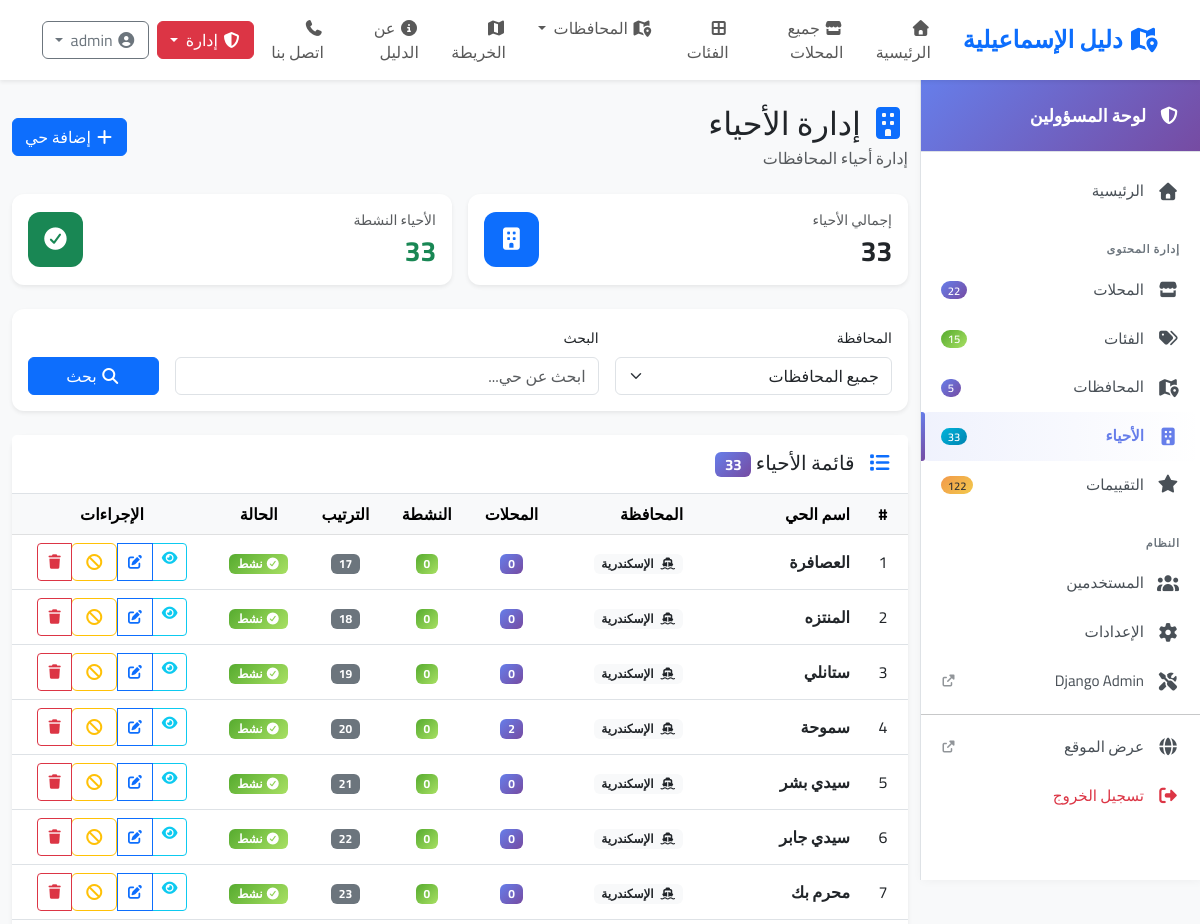
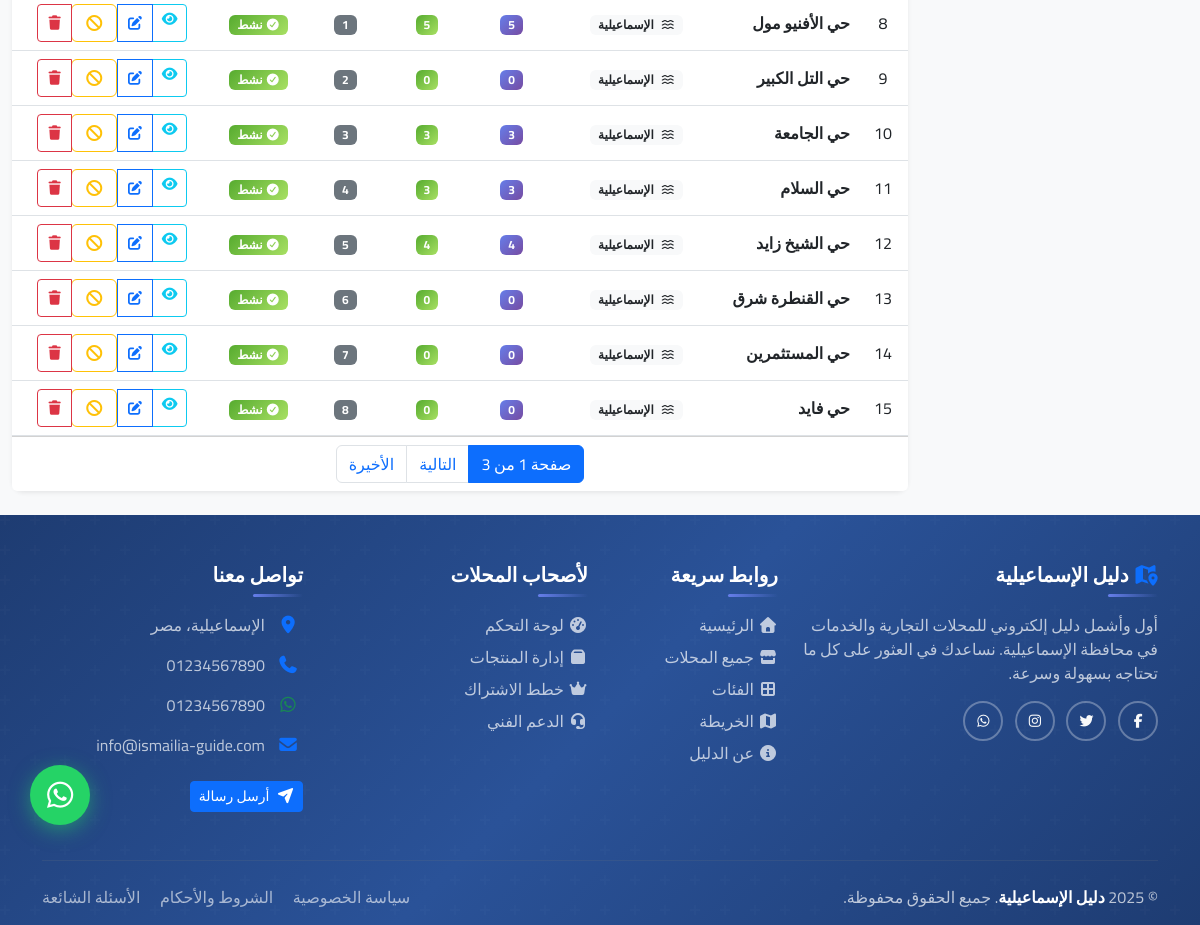
Page /accounts/admin/districts/ (signed in) on the committed database (2 pictures, top to bottom).
### directory/models.py (models this page shows, shortened)
class District(models.Model):
    governorate = models.ForeignKey(
        'Governorate',
        on_delete=models.CASCADE,
        related_name='districts',
        related_query_name='district',
        verbose_name='المحافظة'
    )
    name = models.CharField(
        max_length=100,
        verbose_name='اسم الحي',
        db_index=True
    )
    slug = models.SlugField(
        max_length=100,
        unique=True,
        blank=True,
        allow_unicode=True,
        verbose_name='الرابط'
    )
    description = models.TextField(
        blank=True,
        verbose_name='الوصف',
        help_text='وصف تفصيلي للحي (اختياري)'
    )
    is_active = models.BooleanField(
        default=True,
        verbose_name='نشط'
    )
    order = models.IntegerField(
        default=0,
        verbose_name='الترتيب'
    )
    created_at = models.DateTimeField(
        auto_now_add=True,
        verbose_name='تاريخ الإنشاء'
    )
    updated_at = models.DateTimeField(
        auto_now=True,
        verbose_name='تاريخ التحديث'
    )
    class Meta:
        verbose_name = 'حي'
        verbose_name_plural = 'الأحياء'
        ordering = ['governorate__order', 'governorate__name', 'order', 'name']
        indexes = [
            models.Index(fields=['slug']),
            models.Index(fields=['governorate', 'is_active']),
            models.Index(fields=['is_active', 'order']),
        ]
        unique_together = [['governorate', 'name']]  # منع تكرار اسم الحي في نفس المحافظة

class Governorate(models.Model):
    name = models.CharField(
        max_length=100,
        unique=True,
        verbose_name='اسم المحافظة',
        help_text='مثال: الإسماعيلية، الشرقية، بورسعيد',
        db_index=True
    )
    slug = models.SlugField(
        max_length=100,
        unique=True,
        blank=True,
        allow_unicode=True,
        verbose_name='الرابط'
    )
    description = models.TextField(
        blank=True,
        verbose_name='الوصف',
        help_text='معلومات عن المحافظة (اختياري)'
    )
    icon = models.CharField(
        max_length=50,
        blank=True,
        default='fas fa-city',
        verbose_name='أيقونة Font Awesome',
        help_text='مثال: fas fa-city'
    )
    image = models.ImageField(
        upload_to='governorates/%Y/%m/',
        blank=True,
        null=True,
        verbose_name='صورة المحافظة',
        help_text='صورة تمثيلية للمحافظة (اختياري)'
    )
    is_active = models.BooleanField(
        default=True,
        verbose_name='نشط',
        help_text='إلغاء التفعيل يخفي المحافظة من الموقع'
    )
    order = models.IntegerField(
        default=0,
        verbose_name='الترتيب',
        help_text='رقم أصغر = يظهر أولاً'
    )
    created_at = models.DateTimeField(
        auto_now_add=True,
        verbose_name='تاريخ الإنشاء'
    )
    updated_at = models.DateTimeField(
        auto_now=True,
        verbose_name='تاريخ التحديث'
    )
    class Meta:
        verbose_name = 'محافظة'
        verbose_name_plural = 'المحافظات'
        ordering = ['order', 'name']
        indexes = [
            models.Index(fields=['slug']),
            models.Index(fields=['is_active', 'order']),
        ]

### accounts/views/admin_views.py (the view, shortened to what this page needs)
# urls.py: path('admin/districts/', views.manage_districts, name='manage_districts'),
@login_required
@user_passes_test(is_staff_or_superuser)
def manage_districts(request):
    from directory.models import Business
    governorate_filter = request.GET.get('governorate', '')
    search_query = request.GET.get('search', '')
    districts = District.objects.select_related('governorate').annotate(
        business_count=Count('business', distinct=True),
        active_business_count=Count(
            'business',
            filter=Q(business__is_active=True, business__is_verified=True),
            distinct=True
        )
    ).order_by('governorate__name', 'order', 'name')
    if governorate_filter:
        districts = districts.filter(governorate_id=governorate_filter)
    if search_query:
        districts = districts.filter(
            Q(name__icontains=search_query) |
            Q(governorate__name__icontains=search_query)
        )
    paginator = Paginator(districts, 15)
    page_number = request.GET.get('page')
    districts_page = paginator.get_page(page_number)
    governorates = Governorate.objects.filter(is_active=True).order_by('order', 'name')
    total_districts = District.objects.count()
    active_districts = District.objects.filter(is_active=True).count()
    context = {
        'districts': districts_page,
        'governorates': governorates,
        'total_districts': total_districts,
        'active_districts': active_districts,
        'current_governorate': governorate_filter,
        'search_query': search_query,
    }
    return render(request, 'accounts/manage_districts.html', context)

### templates/accounts/manage_districts.html (shortened to what this page needs)
{% extends 'base.html' %}
{% load static %}
{% block content %}
<div class="dashboard-wrapper">
    {% include 'includes/admin_sidebar.html' %}
    <div class="dashboard-content">
        <div class="container-fluid py-4">
            <div class="d-flex justify-content-between align-items-center mb-4">
                <div>
                    <h2 class="mb-1">
                        <i class="fas fa-building text-primary"></i>
                        إدارة الأحياء
                    </h2>
                    <p class="text-muted mb-0">إدارة أحياء المحافظات</p>
                </div>
                <button class="btn btn-primary" data-bs-toggle="modal" data-bs-target="#addDistrictModal">
                    <i class="fas fa-plus"></i> إضافة حي
                </button>
            </div>
            <div class="row g-3 mb-4">
                <div class="col-lg-6 col-md-6">
                    <div class="card stat-card shadow-sm h-100">
                        <div class="card-body">
                            <div class="d-flex justify-content-between align-items-center">
                                <div>
                                    <p class="text-muted mb-1 small">إجمالي الأحياء</p>
                                    <h3 class="mb-0 fw-bold">{{ total_districts }}</h3>
                                </div>
                                <div class="stat-icon bg-primary">
                                    <i class="fas fa-building"></i>
                                </div>
                            </div>
                        </div>
                    </div>
                </div>
                <div class="col-lg-6 col-md-6">
                    <div class="card stat-card shadow-sm h-100">
                        <div class="card-body">
                            <div class="d-flex justify-content-between align-items-center">
                                <div>
                                    <p class="text-muted mb-1 small">الأحياء النشطة</p>
                                    <h3 class="mb-0 fw-bold text-success">{{ active_districts }}</h3>
                                </div>
                                <div class="stat-icon bg-success">
                                    <i class="fas fa-check-circle"></i>
                                </div>
                            </div>
                        </div>
                    </div>
                </div>
            </div>
            <div class="card shadow-sm border-0 mb-4">
                <div class="card-body">
                    <form method="get" class="row g-3">
                        <div class="col-md-4">
                            <label class="form-label small">المحافظة</label>
                            <select name="governorate" class="form-select" onchange="this.form.submit()">
                                <option value="">جميع المحافظات</option>
                            </select>
                        </div>
                        <div class="col-md-6">
                            <label class="form-label small">البحث</label>
                            <input type="text" name="search" class="form-control" placeholder="ابحث عن حي..." value="{{ search_query }}">
                        </div>
                        <div class="col-md-2 d-flex align-items-end">
                            <button type="submit" class="btn btn-primary w-100">
                                <i class="fas fa-search"></i> بحث
                            </button>
                        </div>
                    </form>
                </div>
            </div>
            <div class="card shadow-sm border-0">
                <div class="card-header bg-white border-bottom py-3">
                    <h5 class="mb-0">
                        <i class="fas fa-list text-primary me-2"></i>
                        قائمة الأحياء <span class="badge bg-primary">{{ districts.paginator.count }}</span>
                    </h5>
                </div>
                <div class="card-body p-0">
                    <div class="table-responsive">
                        <table class="table table-hover align-middle mb-0">
                            <thead class="table-light">
                                <tr>
                                    <th width="50" class="text-center">#</th>
                                    <th>اسم الحي</th>
                                    <th>المحافظة</th>
                                    <th class="text-center">المحلات</th>
                                    <th class="text-center">النشطة</th>
                                    <th class="text-center">الترتيب</th>
                                    <th class="text-center">الحالة</th>
                                    <th class="text-center" width="200">الإجراءات</th>
                                </tr>
                            </thead>
                            <tbody>
                                {% for district in districts %}
                                <tr>
                                    <td class="text-center">{{ forloop.counter }}</td>
                                    <td>
                                        <strong>{{ district.name }}</strong>
                                    </td>
                                    <td>
                                        <span class="badge bg-light text-dark">
                                            <i class="{{ district.governorate.icon|default:'fas fa-city' }} me-1"></i>
                                            {{ district.governorate.name }}
                                        </span>
                                    </td>
                                    <td class="text-center">
                                        <span class="badge bg-primary">{{ district.business_count }}</span>
                                    </td>
                                    <td class="text-center">
                                        <span class="badge bg-success">{{ district.active_business_count }}</span>
                                    </td>
                                    <td class="text-center">
                                        <span class="badge bg-secondary">{{ district.order }}</span>
                                    </td>
                                    <td class="text-center">
                                        {% if district.is_active %}
                                        <span class="badge bg-success">
                                            <i class="fas fa-check-circle"></i> نشط
                                        </span>
                                        {% else %}
                                        <span class="badge bg-danger">
                                            <i class="fas fa-times-circle"></i> معطل
                                        </span>
                                        {% endif %}
                                    </td>
                                        <td class="text-center">
                                            <div class="btn-group btn-group-sm" role="group">
                                                <a href="{% url 'district_detail' district.slug %}"
                                                class="btn btn-outline-info"
                                                target="_blank"
                                                data-bs-toggle="tooltip"
                                                title="عرض التفاصيل">
                                                    <i class="fas fa-eye"></i>
                                                </a>
                                                <button class="btn btn-outline-primary"
                                                        onclick="editDistrict(
                                                            {{ district.id }},
                                                            {{ district.governorate.id }},
                                                            '{{ district.name|escapejs }}',
                                                            '{{ district.description|default:''|escapejs }}',
                                                            {{ district.order|default:0 }},
                                                            {{ district.is_active|yesno:'true,false' }}
                                                        )"
                                                        data-bs-toggle="tooltip"
                                                        title="تعديل">
                                                    <i class="fas fa-edit"></i>
                                                </button>
                                                <form method="post" class="d-inline" style="margin: 0;" onsubmit="return confirmToggle('{{ district.name|escapejs }}', {{ district.is_active|yesno:'true,false' }})">
                                                    <button type="submit"
                                                            class="btn btn-outline-{% if district.is_active %}warning{% else %}success{% endif %}"
                                                            data-bs-toggle="tooltip"
                                                            title="{% if district.is_active %}إلغاء التفعيل{% else %}تفعيل{% endif %}">
                                                        <i class="fas fa-{% if district.is_active %}ban{% else %}check{% endif %}"></i>
                                                    </button>
                                                </form>
                                                <button class="btn btn-outline-danger"
                                                        onclick="deleteDistrict({{ district.id }}, '{{ district.name|escapejs }}', {{ district.business_count }})"
                                                        data-bs-toggle="tooltip"
                                                        title="حذف">
                                                    <i class="fas fa-trash"></i>
                                                </button>
                                            </div>
                                        </td>
                                </tr>
                                {% endfor %}
                            </tbody>
                        </table>
                    </div>
                </div>
                {% if districts.has_other_pages %}
                <div class="card-footer bg-white">
                    <nav>
                        <ul class="pagination justify-content-center mb-0">
                            <li class="page-item active">
                                <span class="page-link">صفحة {{ districts.number }} من {{ districts.paginator.num_pages }}</span>
                            </li>
                            {% if districts.has_next %}
                            <li class="page-item">
                                <a class="page-link" href="?page={{ districts.next_page_number }}">التالية</a>
                            </li>
                            <li class="page-item">
                                <a class="page-link" href="?page={{ districts.paginator.num_pages }}">الأخيرة</a>
                            </li>
                            {% endif %}
                        </ul>
                    </nav>
                </div>
                {% endif %}
            </div>
        </div>
    </div>
</div>
{% endblock %}

### rows in the picture
District: name "العصافرة", governorate.name "الإسكندرية", business_count "0", active_business_count "0", order "17", is_active True (drawn)
District: name "المنتزه", governorate.name "الإسكندرية", business_count "0", active_business_count "0", order "18", is_active True (drawn)
District: name "ستانلي", governorate.name "الإسكندرية", business_count "0", active_business_count "0", order "19", is_active True (drawn)
District: name "سموحة", governorate.name "الإسكندرية", business_count "2", active_business_count "0", order "20", is_active True (drawn)
District: name "سيدي بشر", governorate.name "الإسكندرية", business_count "0", active_business_count "0", order "21", is_active True (drawn)
District: name "سيدي جابر", governorate.name "الإسكندرية", business_count "0", active_business_count "0", order "22", is_active True (drawn)
District: name "محرم بك", governorate.name "الإسكندرية", business_count "0", active_business_count "0", order "23", is_active True (drawn)
District: name "حي الأفنيو مول", governorate.name "الإسماعيلية", business_count "5", active_business_count "5", order "1", is_active True (drawn)
District: name "حي التل الكبير", governorate.name "الإسماعيلية", business_count "0", active_business_count "0", order "2", is_active True (drawn)
District: name "حي الجامعة", governorate.name "الإسماعيلية", business_count "3", active_business_count "3", order "3", is_active True (drawn)
District: name "حي السلام", governorate.name "الإسماعيلية", business_count "3", active_business_count "3", order "4", is_active True (drawn)
District: name "حي الشيخ زايد", governorate.name "الإسماعيلية", business_count "4", active_business_count "4", order "5", is_active True (drawn)
District: name "حي القنطرة شرق", governorate.name "الإسماعيلية", business_count "0", active_business_count "0", order "6", is_active True (drawn)
District: name "حي المستثمرين", governorate.name "الإسماعيلية", business_count "0", active_business_count "0", order "7", is_active True (drawn)
District: name "حي فايد", governorate.name "الإسماعيلية", business_count "0", active_business_count "0", order "8", is_active True (drawn)

### other values in the picture
{{ stats.total_businesses|default:0 }} "22"
{{ stats.total_categories|default:0 }} "15"
{{ stats.total_governorates|default:0 }} "5"
{{ stats.total_districts|default:0 }} "33"
{{ stats.total_reviews|default:0 }} "122"
{{ total_districts }} "33"
{{ active_districts }} "33"
{{ districts.paginator.count }} "33"
{{ districts.paginator.num_pages }} "3"
